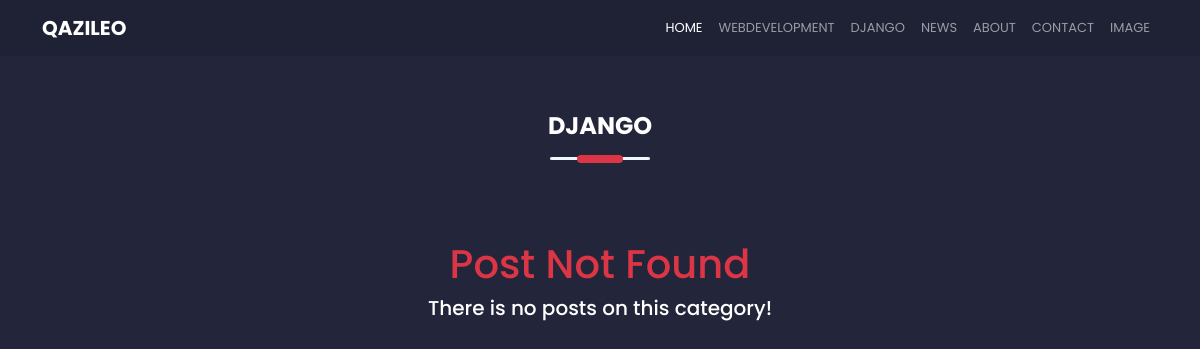
The page /tag/django/ on the database its author committed.
### base/models.py (models this page shows, shortened)
class Category(models.Model):
    name = models.CharField(max_length=255)
    slug = models.SlugField(
            default='',
            editable=False,
        )
    created = models.DateTimeField(auto_now_add=True)
    updated = models.DateTimeField(auto_now=True)
    def __str__(self):
        return self.name

### base/views.py (the view)
# urls.py: path('tag/<str:slug>/',views.tagView, name='tag' ),
def tagView(request,slug):
    tagposts = Post.objects.filter(tags__slug=slug)
    categories = Category.objects.all()
    context = {'tagposts':tagposts,'categories':categories,'slug':slug}
    return render(request,'base/tagpost.html',context)

### base/templates/base/tagpost.html (shortened to what this page needs)
<!DOCTYPE html>
{% load static %}
<html lang="en">
  <head>
    <link rel="stylesheet" href="{% static 'styles/css/main.css' %}" />
    <link
      href="https://unpkg.com/boxicons@2.1.2/css/boxicons.min.css"
      rel="stylesheet"
    />
    <link
      href="https://cdn.jsdelivr.net/npm/bootstrap@5.2.0-beta1/dist/css/bootstrap.min.css"
      rel="stylesheet"
    />
  </head>
  <body>
    {% include 'base/layouts/navbar.html' %}
<div class="bg-custom py-5">
    <div class="container">
        <div class="text-center">
            <h4 class="text-white fw-bold py-2 text-uppercase">{{slug}}</h4>
            <div class="line-span mx-auto bg-danger"></div>
            <br />
          </div>
         {% if tagposts %}
         <div class="row g-3  rounded">
            {% for post in tagposts %}
            <div class="col-12 col-md-4 col-lg-4">
              <div class="card">
                <div
                  class="card-img"
                  style="background-image:url({{post.thumbnail.url}});background-size:cover;"
                >
                  <span class="text-white bg-danger p-1 text"
                    >{{post.category}}</span
                  >
                  <span class="text-white bg-danger p-1 text float-end"
                    >{{post.created | timesince}} agos</span
                  >
                  {% comment %}
                  <img
                    src="{{post.thumbnail.url}}"
                    class="card-img-top"
                    alt="{{post.title}}"
                  />
                  {% endcomment %}
                </div>
                <div class="card-body">
                  <a
                    href="{% url 'detail' post.id %}"
                    class="text-decoration-none"
                    >{{ post.title|truncatechars:40}}</a
                  >
                </div>
              </div>
            </div>
            {% endfor %}
          </div>
         @{% else %}
         <div style="height:100vh" class="py-5 text-center">
            <h1 class="text-danger">Post Not Found</h3>
            <h5 class="text-white">
                There is no posts on this category!
            </h5>
         </div>
         {% endif %}
    </div>
</div>
</body>
</html>

### base/templates/base/layouts/navbar.html (shortened to what this page needs)
<div>
    <nav class="navbar navbar-dark navbar-expand-lg bg-color">
      <div class="container">
        <a class="navbar-brand fw-bold" href="{% url 'home' %}">QAZILEO</a>
        <div class="collapse navbar-collapse" id="navbarSupportedContent">
          <ul class="navbar-nav ms-auto mb-2 mb-lg-0">
            <li class="nav-item">
              <a class="nav-link active" aria-current="page" href="{% url 'home' %}">HOME</a>
            </li>
             {% for category in categories %}
            <li class="nav-item">
                <a class="nav-link text-uppercase" href="{% url 'categorypost' category|slugify %}">{{category.name}}</a>
              </li>
            {% endfor %}
            <li class="nav-item">
              <a class="nav-link" href="{% url 'home' %}#about-me">ABOUT</a>
            </li>
            <li class="nav-item">
              <a class="nav-link" href="{% url 'home' %}#contact-me">CONTACT</a>
            </li>
            <li class="nav-item">
              <a class="nav-link" href="{% url 'home' %}#image">IMAGE</a>
            </li>
          </ul>
        </div>
      </div>
    </nav>
  </div>

### static/styles/css/main.css (style rules this page uses)
body h1, h2, h3, h4, h5, h6, div, span, p, li, a { font-family: "Poppins", sans-serif; }
body ul li { font-size: 13px; }
.bg-color { background-color: #1f2235 !important; }
.bg-custom { background-color: #23263a; display: flex; align-items: center; height: auto; }
.line-span { width: 46px; height: 8px; border-radius: 5px; top: -5px; position: relative; }

### rows shown on the page
Category: name "WEBDEVELOPMENT"
Category: name "DJANGO"
Category: name "NEWS"

### other values the page prints
{{ slug }} "DJANGO"
